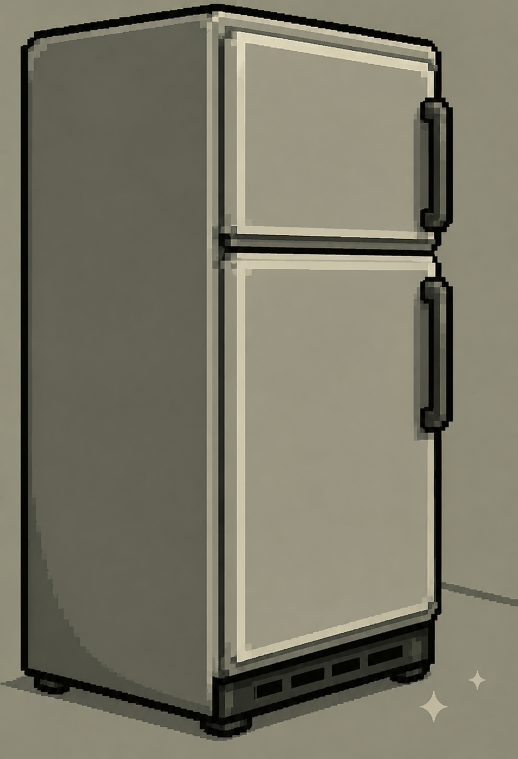
#> input picture fridge/fridge-0.png, 1036 x 1518 px, found by its file name (shown at 1/2 size)
$ python clean_fridge_layers.py
#> lines starting #> are read from the running program, lines starting #| are printed output that depends on the picture
from collections import deque
from pathlib import Path

from PIL import Image


SRC_DIR = Path("fridge")
FILES = ["fridge-0.png", "fridge-1.png", "fridge-2.png", "fridge-3.png"]


def color_distance(a, b):
    return sum((int(a[i]) - int(b[i])) ** 2 for i in range(3)) ** 0.5


def clean_image(path):
    image = Image.open(path).convert("RGBA")
    pixels = image.load()
    width, height = image.size
#> width = 1036; height = 1518

    # The source backgrounds are a soft grey/green wash. Flood from the edges,
    # but only through pixels that look like that low-contrast background.
    background = [[False] * height for _ in range(width)]
    queue = deque()

    for x in range(width):
        queue.append((x, 0))
        queue.append((x, height - 1))
    for y in range(height):
        queue.append((0, y))
        queue.append((width - 1, y))

    while queue:
        x, y = queue.popleft()
        if background[x][y]:
            continue
        r, g, b, a = pixels[x, y]
        if a == 0:
            background[x][y] = True
        elif max(r, g, b) - min(r, g, b) > 38:
            continue
        elif not (88 <= r <= 205 and 88 <= g <= 205 and 78 <= b <= 195):
            continue
        background[x][y] = True
        base = (r, g, b)
        for nx, ny in ((x - 1, y), (x + 1, y), (x, y - 1), (x, y + 1)):
            if nx < 0 or nx >= width or ny < 0 or ny >= height or background[nx][ny]:
                continue
            nr, ng, nb, na = pixels[nx, ny]
            if na == 0 or color_distance(base, (nr, ng, nb)) <= 46:
                queue.append((nx, ny))
#> this loop made 798087 passes
#> (r, g, b) on passes 1 to 3: (143, 141, 122), (140, 133, 119), (146, 143, 124)
#> after the loop, background = 1036 items

    # Soften the cut by partially fading a 1px edge around removed background.
    for x in range(width):
        for y in range(height):
            if background[x][y]:
                pixels[x, y] = (0, 0, 0, 0)

    seen = [[False] * height for _ in range(width)]
    min_component_area = int(width * height * 0.005)
#> min_component_area = 7863
    for sx in range(width):
        for sy in range(height):
            if seen[sx][sy] or pixels[sx, sy][3] == 0:
                continue
            component = []
            queue = deque([(sx, sy)])
            seen[sx][sy] = True
            while queue:
                x, y = queue.popleft()
                component.append((x, y))
                for nx, ny in ((x - 1, y), (x + 1, y), (x, y - 1), (x, y + 1)):
                    if nx < 0 or nx >= width or ny < 0 or ny >= height or seen[nx][ny]:
                        continue
                    seen[nx][ny] = True
                    if pixels[nx, ny][3] == 0:
                        continue
                    queue.append((nx, ny))
            if len(component) < min_component_area:
                for x, y in component:
                    pixels[x, y] = (0, 0, 0, 0)
#> after the loop, seen = 1036 items

    out = path.with_name(path.stem + "-clean.png")
    image.save(out)
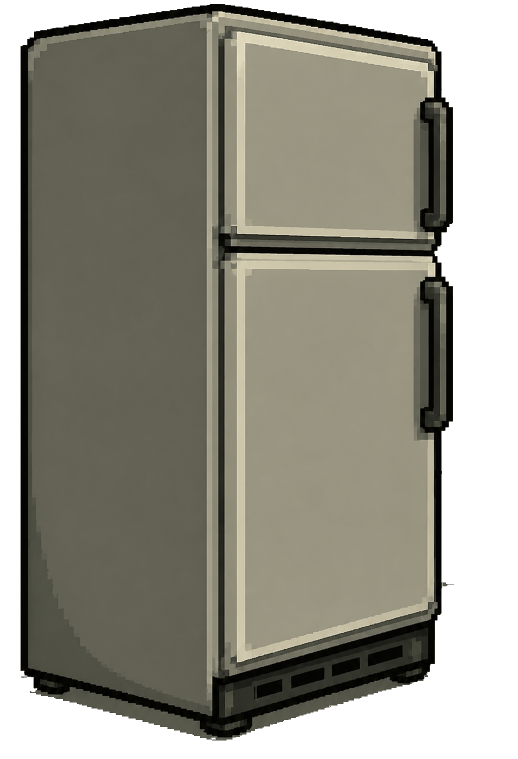
#> saved as fridge-0-clean.png: PIL image 1036x1518 RGBA (shown at 1/2 size); mean R, G, B, A 84.8, 83.3, 71.9, 190.1; transparent parts drawn white
    print(out)


for name in FILES:
    clean_image(SRC_DIR / name)
#> pass 2 of the loop `for name in FILES:`:
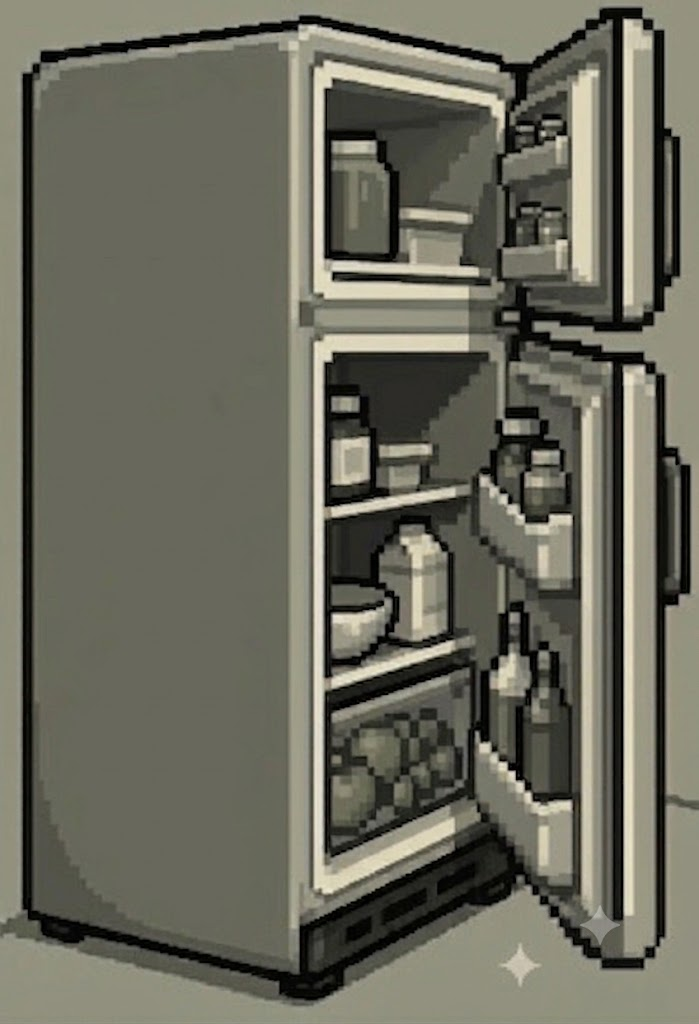
#> input picture fridge/fridge-1.png, 699 x 1024 px, found by its file name
#> image: PIL image 699x1024 RGBA
#> the loop in clean_image (call 2), `while queue:` made 238853 passes
#> (r, g, b) on passes 1 to 3: (147, 146, 126), (144, 142, 127), (147, 146, 126)
#> in clean_image (call 2), `image.save(out)`:
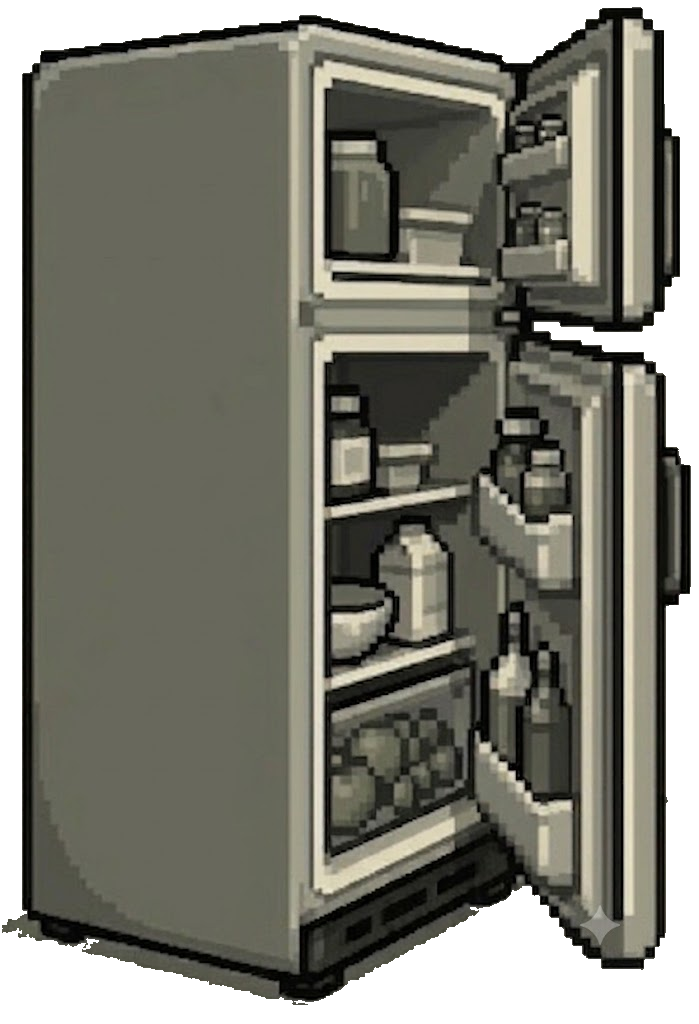
#> saved as fridge-1-clean.png: PIL image 699x1024 RGBA; mean R, G, B, A 83.2, 82.6, 72.8, 212.4; transparent parts drawn white
#> pass 3 of the loop `for name in FILES:`:
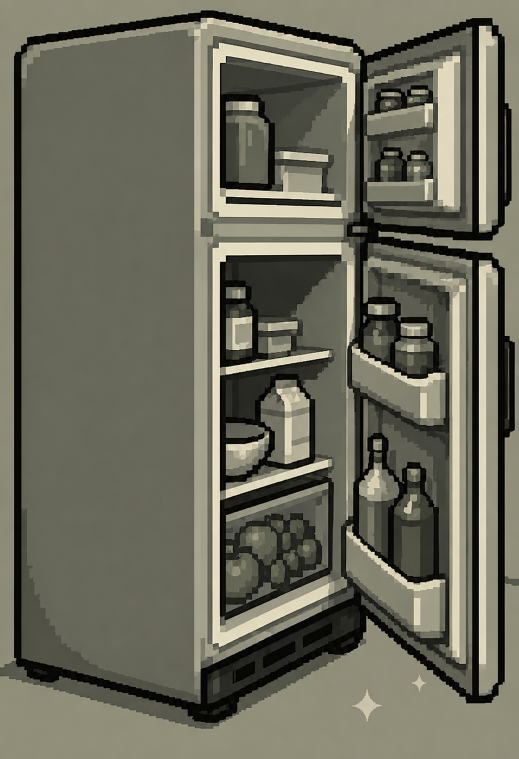
#> input picture fridge/fridge-2.png, 1037 x 1517 px, found by its file name (shown at 1/2 size)
#> image: PIL image 1037x1517 RGBA
#> in clean_image (call 3), `image.save(out)`:
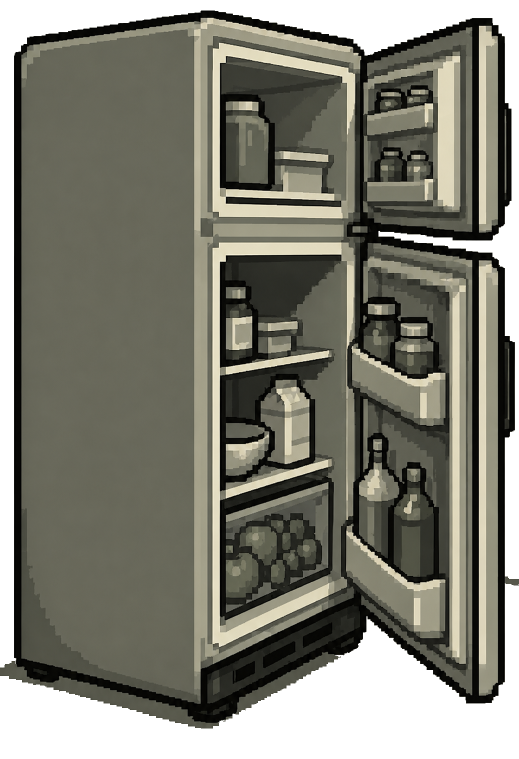
#> saved as fridge-2-clean.png: PIL image 1037x1517 RGBA (shown at 1/2 size); mean R, G, B, A 82.6, 81.9, 70.8, 210.7; transparent parts drawn white
#> the loop made 4 passes; the first 3 are shown
